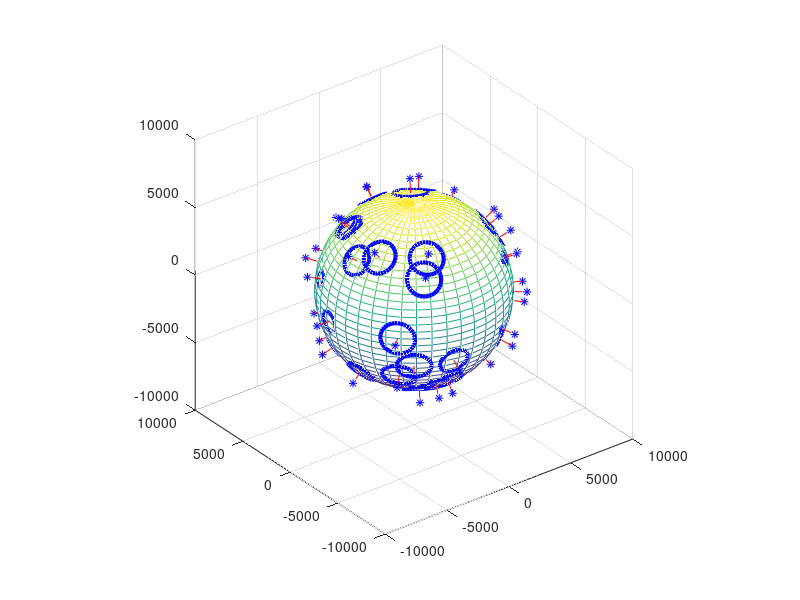

Here is the MATLAB script that generated this plot:
clc;
clear all

R = 6371;   % Radius of the Earth in km.

% Show plot of Earth:
[ESx, ESy, ESz] = sphere(40);   % Earth sphere
mesh(R * ESx, R * ESy, R * ESz);
hold on;

for i = [1:50]  % Creates 10 test cases.
    % ----------------------------------------------------------------------------------------------
    aperture = (pi / 180) * 80;                 % Instrument aperture (β) in radians (80 deg.)
    % aperture = (pi / 180) * unifrnd(30, 80);    % Instrument aperture (β) in radians (30 to 80 deg.)
    p = unifrnd(-1, 1, 1, 3);                   % Position of satellite agent.
    p = (R + 900) * (p / norm(p));
    % p = unifrnd(R + 500, R + 900) * (p / norm(p));

    h = norm(p);                                        % Distance from p to center of Earth.
    lambda = pi - asin((h / R) * sin(aperture / 2));    % Angle that form r and R.
    alpha = pi - lambda - (aperture / 2);               % Angle that form R and h.
    r = R * sin(alpha) / sin(aperture / 2);             % Radius of small sphere that intersetcs as a cone of aperture.

    footprint_radius = R * sin(alpha);          % Radius of the footprint circle.
    footprint_radius = r * sin(aperture / 2);   % Radius of the footprint circle.

    c_len = R * cos(alpha);     % Distance of point c from center of Earth.
    v = p / norm(p);            % Unitary vector with same direction than p.
    c = v * c_len;              % Point C.
    a = [v(3) v(3) (-v(1) - v(2))];
    if a == [0 0 0]
        a = [(-v(2)-v(3)) v(1) v(1)];
    endif
    b = cross(a, v);            % Vector B --> B ⟂ v, B ⟂ A.

    theta = [0:10:360] * pi / 180;
    footprint_x = c(1) + footprint_radius * cos(theta) * a(1) + footprint_radius * sin(theta) * b(1);
    footprint_y = c(2) + footprint_radius * cos(theta) * a(2) + footprint_radius * sin(theta) * b(2);
    footprint_z = c(3) + footprint_radius * cos(theta) * a(3) + footprint_radius * sin(theta) * b(3);
    fp = [footprint_x, footprint_y, footprint_z];  % The footprint circle.

    plot3(footprint_x, footprint_y, footprint_z, "b-", "linewidth", 3);
    plot3(p(1), p(2), p(3), "b*")
    plot3([c(1) p(1)], [c(2) p(2)], [c(3) p(3)], "r")
    axis square;
endfor

hold off;
